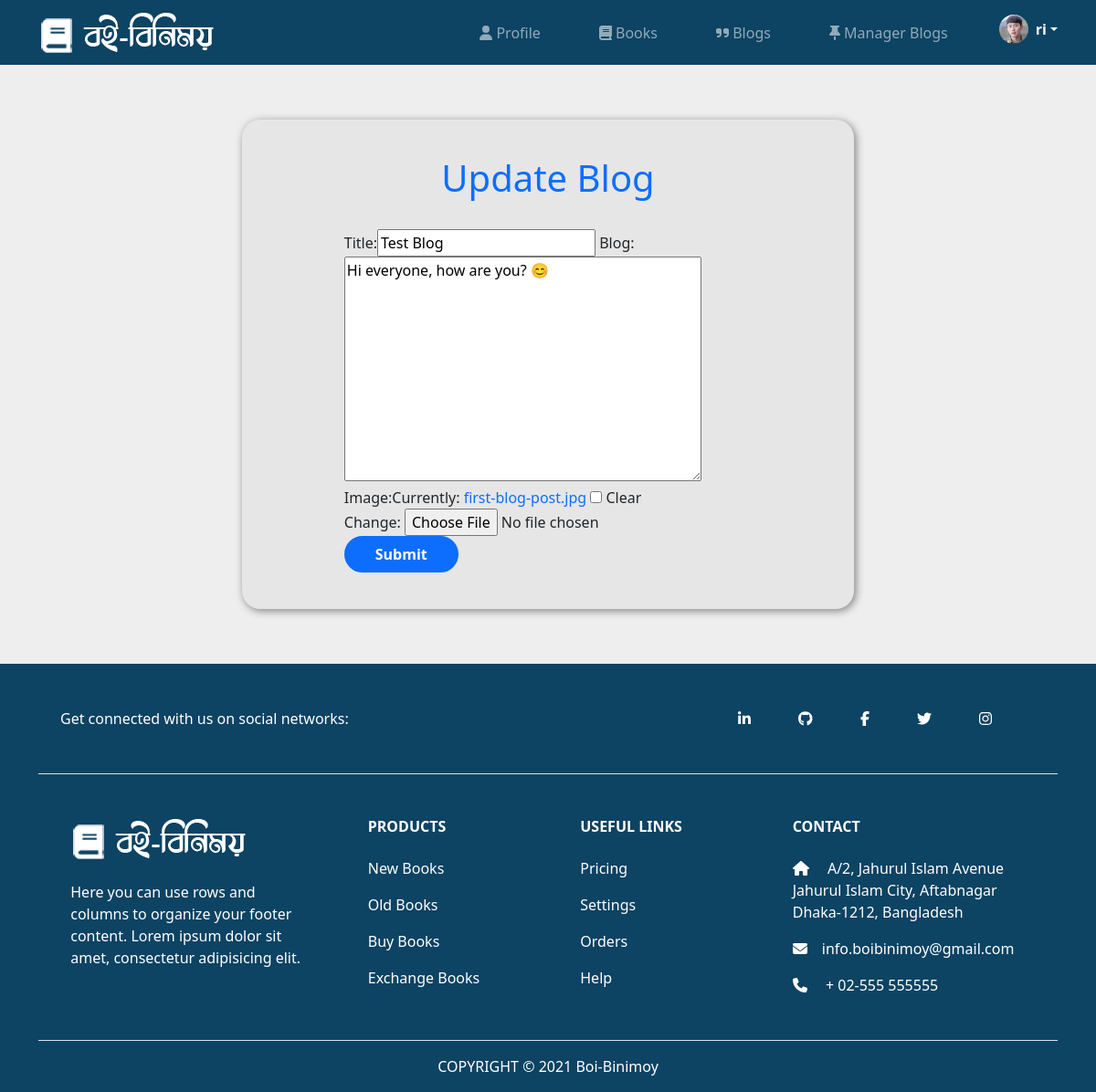
The app's page /blogs/update-blog/1/ (signed in) with its own data.
### users/models.py (models this page shows, shortened)
class Customer(models.Model):
    GENDER_TYPE = (
        ('Male','Male'),
        ('Female','Female'),
        ('Others','Others')
    )
    OCCUPATION_TYPE = (
        ('Student','Student'),
        ('Job-Holder','Job-Holder'),
    )
    username = models.OneToOneField(User, null=True, blank=True, on_delete=models.CASCADE)
    first_name = models.CharField(max_length=200, null=True, blank=True)
    last_name = models.CharField(max_length=200, null=True, blank=True)
    profile_pic = models.ImageField(default='profile-white.png', null=True, blank=True)
    phone = models.CharField(max_length=200, null=True, blank=True)
    email = models.CharField(max_length=200, null=True, blank=True)
    address = models.CharField(max_length=200, null=True, blank=True)
    occupation = models.CharField(max_length=50,choices=OCCUPATION_TYPE, null=True,blank=True)
    gender = models.CharField(max_length=50,choices=GENDER_TYPE, null=True,blank=True)
    birth_date = models.DateField(null=True, blank=True)
    created = models.DateTimeField(auto_now_add=True)
    updated = models.DateTimeField(auto_now=True)
    @property
    def customerImageURL(self):
        try:
            img = self.profile_pic.url
        except:
            img = ''
        return img

### blogs/models.py (models this page shows, shortened)
class Blog(models.Model):
    creator = models.ForeignKey(User, null=True, blank=True, on_delete=models.CASCADE)
    title = models.CharField(max_length=255)
    blog = models.TextField(null = True, blank=True)
    image = models.ImageField(null=True, blank=True)
    review = models.CharField(max_length=50, default="True", null = True, blank=True)
    slug = models.CharField(max_length=255, null=True, blank=True)
    created = models.DateTimeField(auto_now_add=True)
    updated = models.DateTimeField(auto_now=True)

### users/decorators.py (the view)
        def wrapper_func(request, *args, **kwargs):
            group = None
            if request.user.groups.exists():
                group = request.user.groups.all()[0].name
            if group in allowed_roles:
                return view_func(request, *args, **kwargs)
            else:
                return render(request,'users/unauthorized_page.html')

### blogs/forms.py
class BlogForm(forms.ModelForm):
    class Meta:
        model = Blog
        fields = '__all__'
        exclude = ['creator','review','slug']

### blogs/views.py (called while the page is built, shortened)
@login_required(login_url='login')
@allowed_users(allowed_roles=['manager','customer'])
def update_blog(request,pk):
    user = User.objects.get(username=request.user)
    manager=customer=0
    if user.groups.all()[0].name == 'manager':
        manager = Manager.objects.get(username=request.user)
    elif user.groups.all()[0].name == 'customer':
        customer = Customer.objects.get(username=request.user)
    task = "Update"
    blog = Blog.objects.get(id=pk)
    form = BlogForm(instance=blog)
    context = {
        'task': task,
        'form': form,
        'manager':manager,
        'customer':customer,
    }
    return render(request, 'blogs/create_blog_post.html', context)

### templates/blogs/create_blog_post.html (shortened to what this page needs)
{% extends "users/main.html" %}
{% load static %}
{% load widget_tweaks %}
{% load bootstrap %}
{% block content %}
<div class="container">
    <div class="form-div">
        <h1 class="text-center text-blue">{{task}} Blog</h1><br>
        <form method="POST" action="" enctype="multipart/form-data">
            {{ form|bootstrap }}
            <input class="btn btn--sub btn--lg  my-md btn-blue" type="submit" value="Submit" />
        </form>
    </div>
</div>
{% endblock %}

### templates/users/navbar.html (shortened to what this page needs)
{% load static %}
<nav class="navbar navbar-expand-lg navbar-dark bg-navbar bg-{{request.user.groups.all.0.name}}">
    <div class="container">
      <a class="navbar-brand" href="{% url 'home' %}"><img src="{% static 'images/logo.png' %}" alt=""></a>
      <div>
          <div class="collapse navbar-collapse" id="navbarNav">
            <ul class="navbar-nav">
              {% if request.user.groups.all.0.name == 'customer' %}
              <li class="nav-item">
                <a class="nav-link" href="{% url 'user-profile' request.user.username %}"><i class="fas fa-user"></i> Profile</a>
              </li>
              <li class="nav-item">
                <a class="nav-link" href="{% url 'books-home' %}"><i class="fas fa-book"></i> Books</a>
              </li>
              <li class="nav-item">
                <a class="nav-link" href="{% url 'blogs-home' %}"><i class="fas fa-quote-right"></i> Blogs</a>
              </li>
              <li class="nav-item">
                <a class="nav-link" href="{% url 'blogs-home-manager' %}"><i class="fas fa-thumbtack"></i> Manager Blogs</a>
              </li>
              {% endif %}
              {% if request.user.groups.all.0.name == 'customer' %}
              <li class="nav-item">
                <div class="dropdown">
                    <a href="/" class="d-flex align-items-center text-white text-decoration-none dropdown-toggle" id="dropdownUser1" data-bs-toggle="dropdown" aria-expanded="false">
                        <img src='{{customer.customerImageURL}}' alt="" width="32" height="32" class="rounded-circle me-2">
                        <strong>{{customer.username}}</strong>
                    </a>
                </div>
              </li>
              {% else %}
              <li class="nav-item">
                <a class="btn btn-blue" href="{% url 'login' %}"><i class="fas fa-sign-in-alt"></i> Login</a>
              </li>
              {% endif %}
            </ul>
          </div>
      </div>
    </div>
  </nav>

### static/css/style.css (style rules this page uses)
.text-blue { color: #0D6EFD; }
.bg-navbar { background-color: #0d4363; }
.btn-blue { font-weight: bold; color: white; background-color: #0D6EFD; border-radius: 1.5rem; border: 2px solid #0D6EFD; padding: 6px 32px; }
.nav-link { margin-right: 3rem; }
a { text-decoration: none; }
body { background:#eee; }
.form-div { background-color: rgb(230, 230, 230); margin: 60px 20%; padding: 40px 10%; border-radius: 20px; box-shadow: 2px 2px 10px gray; transition: 0.3s; }

### static/css/blogs-style.css (style rules this page uses)
.bg-customer { background-color: #0d4363; }

### templates/users/navbar.html (style rules this page uses)
.bg-customer { background-color: #0d4363; }

### records on screen
Customer: customerImageURL (picture), username "ri"
Blog: title "Test Blog", blog "Hi everyone, how are you? 😊"

### other values on screen
{{ task }} "Update"
